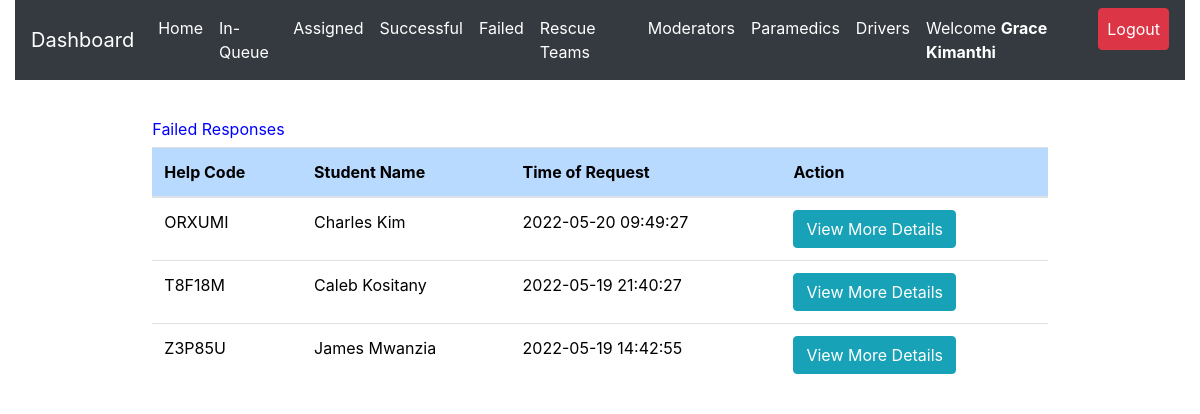
Screenshot of /admin/failed.php (signed in) with the database file from the repository.
### tables this page shows
CREATE TABLE `request_status` (
  `id` int(20) NOT NULL,
  `helpID` varchar(50) NOT NULL,
  `ip_address` varchar(100) NOT NULL,
  `request_latitude` varchar(50) NOT NULL DEFAULT '0',
  `request_longitude` varchar(50) NOT NULL DEFAULT '0',
  `status` varchar(50) DEFAULT 'Pending',
  `emergency_type` varchar(50) NOT NULL,
  `manual_directions` varchar(500) DEFAULT 'N/A',
  `emergency_description` varchar(255) DEFAULT 'No Description',
  `admNo` varchar(255) NOT NULL,
  `timestamp` datetime NOT NULL DEFAULT CURRENT_TIMESTAMP
);

CREATE TABLE `student_details` (
  `id` int(20) NOT NULL,
  `regNum` varchar(255) NOT NULL,
  `firstname` varchar(255) NOT NULL,
  `lastname` varchar(255) NOT NULL,
  `emailaddress` varchar(255) NOT NULL,
  `phonenumber` varchar(15) NOT NULL,
  `password` varchar(255) NOT NULL,
  `password_reset_token` varchar(500) DEFAULT NULL,
  `date` datetime NOT NULL DEFAULT CURRENT_TIMESTAMP
);

CREATE TABLE `failed_list` (
  `id` int(20) NOT NULL,
  `student_helpcode` varchar(50) NOT NULL,
  `incident_description` varchar(1000) NOT NULL
);

### admin/failed.php (the view, shortened to what this page needs)
<?php
include 'server.php';
?>
<!DOCTYPE html>
<html lang="en">
<head>
<?php include './includes/header.php'; ?>
</head>
  <body>
    <?php include './includes/navbar.php'; ?>
  <div class="row m-3">
  <div class="col-md-1"></div>
    <div class="col-md-10">
<div class="table-responsive-lg p-4">
    <table class="table p-4" style='color:black; font-weight:normal'>
        <thead>
          <h6  style='color:blue; font-weight:normal'>
         Failed Responses </h6>
            <tr >
              <th scope="col" class="table-primary">Help Code</th>
              <th scope="col" class="table-primary">Student Name</th>
              <th scope="col" class="table-primary">Time of Request</th>
              <th scope="col" class="table-primary">Action</th>
            </tr>
          </thead>
          <tbody>
    <?php
    if($_SESSION['admin_id']){
        $data_fetch_query = "SELECT request_status.id, request_status.helpID,request_status.status,request_status.emergency_description,
        request_status.admNo,request_status.timestamp,student_details.regNum,student_details.regNum,
        student_details.firstname,student_details.lastname,student_details.phonenumber, failed_list.student_helpcode, failed_list.incident_description
        FROM ((request_status
        INNER JOIN student_details ON request_status.admNo = student_details.regNum )
        INNER JOIN  failed_list ON request_status.helpID = failed_list.student_helpcode)
         WHERE request_status.status ='Failed' order by request_status.timestamp DESC;";
        $data_result = mysqli_query($db, $data_fetch_query);
        if ($data_result->num_rows > 0){
            while($row = $data_result->fetch_assoc()) {
            $help_code=$row["helpID"];
            $request_status=$row["status"];
            $fname=$row["firstname"];
            $lname=$row["lastname"];
            $name = $fname." ".$lname;
            $tel=$row["phonenumber"];
            $request_info=$row["emergency_description"];
            $request_report=$row["incident_description"];
            echo "<tr> <td>" .$row["helpID"]."</td>";
            echo " <td>" .$row["firstname"]. " ".$row["lastname"]. "</td>";
            echo "<td>" .$row["timestamp"]."</td>";
        echo "<td>
        <form method ='POST' action='server.php'>
        <input  type='text' hidden name='help_code' value='$help_code'>
        <input type='submit' data-report='$request_report' data-info='$request_info' data-status ='$request_status' data-phonenumber='$tel' data-name='$name' data-helpcode='$help_code' value='View More Details' name='view-requests-being-attended-btn' class='btn btn-info view-failed-tasks-btn'>
        </form>
        </td> </tr>";
        }
        }else{
        echo "<td>"."No Requests Found"."</td>";
        }
        } else{
            echo "<td>"."No Data Found"."</td>";
        }
?>
          </tbody>
    </table>
  </div>
  </div>
  <div class="col-md-1"></div>
</div>
  </body>
</html>

### rows the page displays
request_status: helpID "ORXUMI", admNo.firstname "Charles", admNo.lastname "Kim", timestamp "2022-05-20 09:49:27"
request_status: helpID "T8F18M", admNo.firstname "Caleb", admNo.lastname "Kositany", timestamp "2022-05-19 21:40:27"
request_status: helpID "Z3P85U", admNo.firstname "James", admNo.lastname "Mwanzia", timestamp "2022-05-19 14:42:55", view-requests-being-attended-btn "View More Details"

### other values shown
$_SESSION['admin_firstname'] "Grace"
$_SESSION['admin_lastname'] "Kimanthi"
